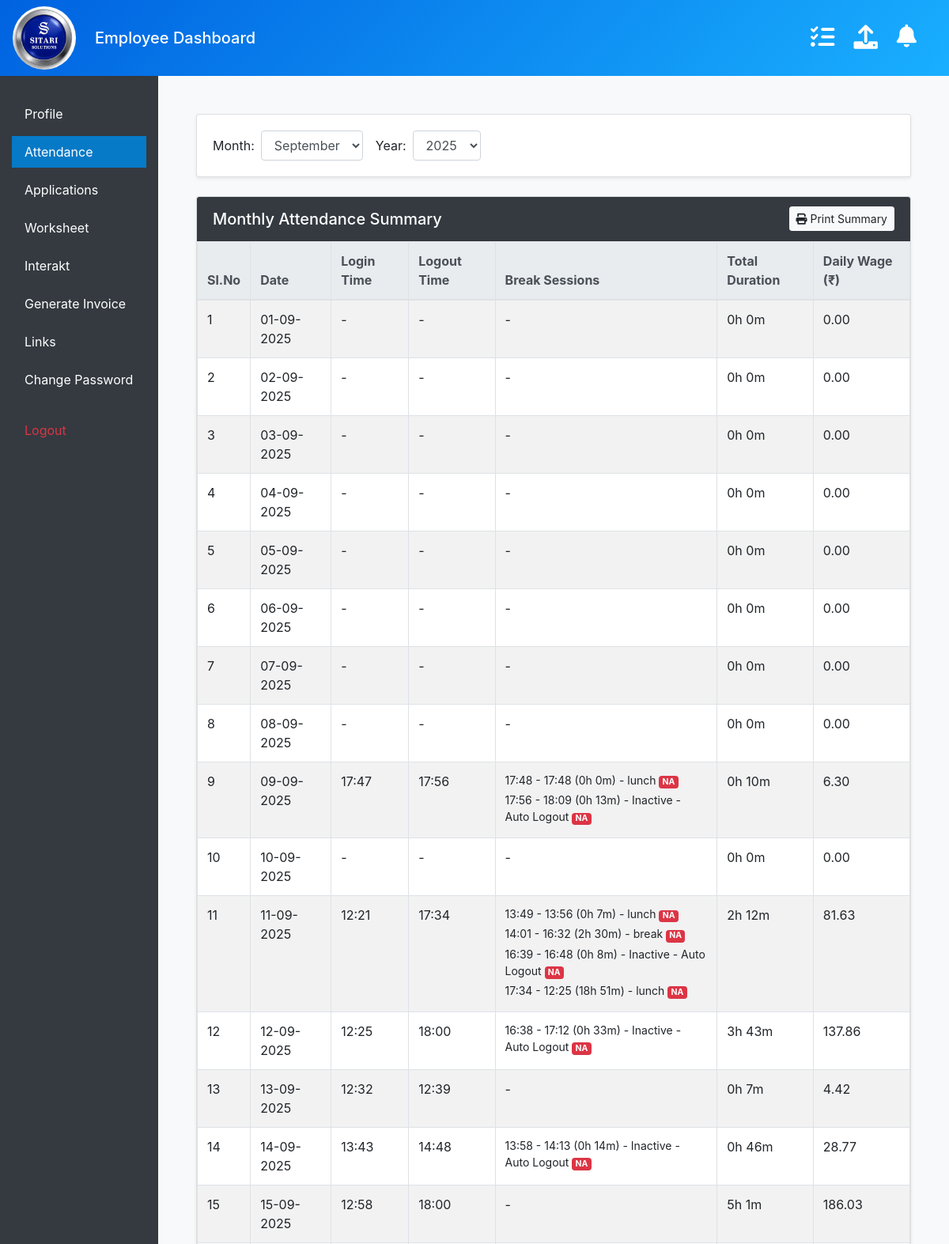
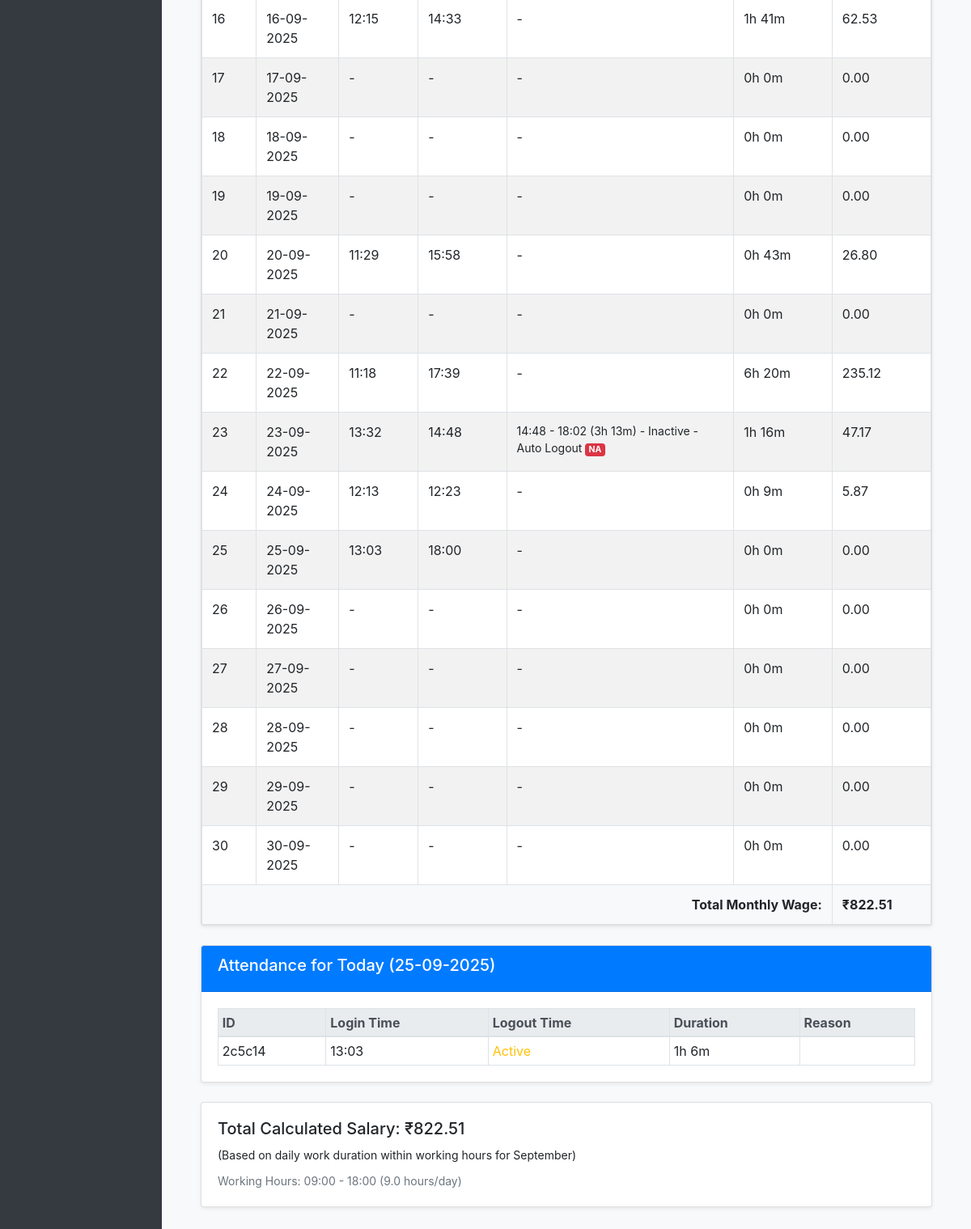
/employee/attendance/ (signed in), run on the app's committed database (2 pictures, top to bottom).
### management/models.py (models this page shows, shortened)
class BreakSession(models.Model):
    uuid = models.UUIDField(default=uuid.uuid4, editable=False, unique=True)
    employee = models.ForeignKey(Employee, on_delete=models.CASCADE, related_name='break_sessions')
    start_time = models.DateTimeField()
    end_time = models.DateTimeField(null=True, blank=True)
    logout_reason = models.CharField(max_length=250)
    approved = models.BooleanField(default=False)
    ended_by_login = models.BooleanField(default=False)

class Employee(models.Model):
    employee_id = models.AutoField(primary_key=True)
    name = models.CharField(max_length=150)
    mobile_number = models.CharField(max_length=15, unique=True)
    salary = models.DecimalField(max_digits=10, decimal_places=2)
    pf = models.DecimalField("Provident Fund (PF)", max_digits=10, decimal_places=2, null=True, blank=True)
    esi = models.DecimalField("Employee State Insurance (ESI)", max_digits=10, decimal_places=2, null=True, blank=True)
    joining_date = models.DateField()
    department = models.ForeignKey('Department', null=True, blank=True, on_delete=models.SET_NULL, related_name='employees')
    working_start_time = models.TimeField(null=True, blank=True)
    working_end_time = models.TimeField(null=True, blank=True)
    password = models.CharField(max_length=128, default="123")
    assigned_links = models.ManyToManyField(
        ManagedLink,
        blank=True,
        related_name="assigned_employees"
    )
    advances = models.DecimalField(
        "Current Advance",
        max_digits=10,
        decimal_places=2,
        default=0,
        help_text="Total outstanding advance amount taken by the employee."
    )
    def get_daily_attendance_summary(self, year, month):
        from .models import AttendanceSession, BreakSession
        from django.utils import timezone
        from calendar import monthrange
        from datetime import datetime, time, timedelta
        from decimal import Decimal
        days_in_month = monthrange(year, month)[1]
        daily_records = []
        total_monthly_wage = Decimal('0.00')
        start_work_time = self.working_start_time or time(9, 0)
        end_work_time = self.working_end_time or time(17, 0)
        start_dt_base = datetime.combine(datetime.today(), start_work_time)
        end_dt_base = datetime.combine(datetime.today(), end_work_time)
        if end_dt_base < start_dt_base:
            end_dt_base += timedelta(days=1)
        expected_daily_work_seconds = (end_dt_base - start_dt_base).total_seconds()
        base_daily_wage = self.salary / Decimal(days_in_month) if days_in_month > 0 else Decimal('0.00')
        all_attendance_sessions = list(AttendanceSession.objects.filter(
            employee=self, login_time__year=year, login_time__month=month
        ).order_by('login_time'))
        all_break_sessions = list(BreakSession.objects.filter(
            employee=self, start_time__year=year, start_time__month=month
        ).order_by('start_time'))
        for day in range(1, days_in_month + 1):
            current_date = datetime(year, month, day).date()
            work_start_datetime = timezone.make_aware(datetime.combine(current_date, start_work_time))
            work_end_datetime = timezone.make_aware(datetime.combine(current_date, end_work_time))
            day_attendance = [
                s for s in all_attendance_sessions
                if timezone.localtime(s.login_time).date() == current_date and s.login_time < work_end_datetime
            ]
            day_breaks = []
            for b in all_break_sessions:
                if timezone.localtime(b.start_time).date() == current_date:
                    break_end = b.end_time or work_end_datetime # Assume ongoing breaks end with the day
                    if b.start_time < work_end_datetime and break_end > work_start_datetime:
                        day_breaks.append(b)
            login_time = None
            logout_time = None
            total_active_seconds = 0
            if day_attendance:
                earliest_actual_login = min([s.login_time for s in day_attendance])
                login_time = max(earliest_actual_login, work_start_datetime)
                logouts = [s.logout_time for s in day_attendance if s.logout_time]
                if logouts:
                    latest_actual_logout = max(logouts)
                    logout_time = min(latest_actual_logout, work_end_datetime)
                else:
                    logout_time = work_end_datetime
                if login_time >= logout_time:
                    total_active_seconds = 0
                else:
                    work_seconds = 0
                    for s in day_attendance:
                        if s.logout_time:
                            overlap_start = max(s.login_time, login_time)
                            overlap_end = min(s.logout_time, logout_time)
                            if overlap_end > overlap_start:
                                work_seconds += (overlap_end - overlap_start).total_seconds()
                    approved_break_seconds = 0
                    for b in day_breaks:
                        if b.approved and b.end_time:
                            overlap_start = max(b.start_time, login_time)
                            overlap_end = min(b.end_time, logout_time)
                            if overlap_end > overlap_start:
                                approved_break_seconds += (overlap_end - overlap_start).total_seconds()
                    total_active_seconds = work_seconds + approved_break_seconds
            daily_wage = Decimal('0.00')
            if expected_daily_work_seconds > 0:
                work_ratio = Decimal(total_active_seconds) / Decimal(expected_daily_work_seconds)
                daily_wage = base_daily_wage * work_ratio
                daily_wage = max(Decimal('0.00'), daily_wage)
            total_monthly_wage += daily_wage
            break_details = []
            for b in day_breaks:
                duration_str = "Ongoing"
                if b.end_time:
                    td = b.end_time - b.start_time
                    h, rem = divmod(td.total_seconds(), 3600)
                    m, _ = divmod(rem, 60)
                    duration_str = f"{int(h)}h {int(m)}m"
                break_details.append({
                    'timings': f"{timezone.localtime(b.start_time).strftime('%H:%M')} - {timezone.localtime(b.end_time).strftime('%H:%M') if b.end_time else 'Active'}",
                    'reason': b.logout_reason,
                    'duration': duration_str,
                    'approved': b.approved
                })
            h, rem = divmod(total_active_seconds, 3600)
            m, _ = divmod(rem, 60)
            total_duration_str = f"{int(h)}h {int(m)}m"
            daily_records.append({
                'sl_no': day,
                'date': current_date,
                'login_time': timezone.localtime(login_time) if login_time else None,
                'logout_time': timezone.localtime(logout_time) if logout_time else None,
                'break_sessions': break_details,
                'total_duration': total_duration_str,
                'daily_wage': round(daily_wage, 2),
            })
        return daily_records, round(total_monthly_wage, 2)

### management/views.py (the view)
# urls.py: path('employee/attendance/', views.attendance_view, name='attendance'),
def attendance_view(request):
    employee_id = request.session.get('employee_id')
    if not employee_id:
        return redirect('login')
    try:
        employee = Employee.objects.get(employee_id=employee_id)
    except Employee.DoesNotExist:
        request.session.flush()
        return redirect('login')
    today = timezone.localtime(timezone.now())
    month = int(request.GET.get('month', today.month))
    year = int(request.GET.get('year', today.year))
    daily_summary, total_wage = employee.get_daily_attendance_summary(year, month)
    if employee.working_start_time and employee.working_end_time:
        start_dt = datetime.combine(datetime.today().date(), employee.working_start_time)
        end_dt = datetime.combine(datetime.today().date(), employee.working_end_time)
        if end_dt < start_dt:
            end_dt += timedelta(days=1)
        daily_working_hours = (end_dt - start_dt).total_seconds() / 3600
    else:
        daily_working_hours = 8.0
    todays_sessions_qs = AttendanceSession.objects.filter(
        employee=employee,
        login_time__date=today.date()
    ).order_by('login_time')
    todays_sessions = []
    for session in todays_sessions_qs:
        duration = session.duration()
        total_seconds = duration.total_seconds() if duration else 0
        hours = int(total_seconds // 3600)
        minutes = int((total_seconds % 3600) // 60)
        todays_sessions.append({
            'id': session.uuid.hex[:6],
            'login_time': timezone.localtime(session.login_time),
            'logout_time': timezone.localtime(session.logout_time) if session.logout_time else None,
            'duration_str': f"{hours}h {minutes}m",
            'logout_reason': session.logout_reason,
        })
    months = [{'value': i, 'display': month_name[i]} for i in range(1, 13)]
    current_year = today.year
    years = [current_year - i for i in range(5)][::-1]
    context = {
        'employee': employee,
        'months': months,
        'years': years,
        'selected_month': month,
        'selected_year': year,
        'selected_month_name': month_name[month],
        'today': today,
        'todays_sessions': todays_sessions,
        'daily_summary_records': daily_summary,
        'total_monthly_wage': total_wage,
        'calculated_salary': total_wage,
        'days_in_month': monthrange(year, month)[1],
        'daily_working_hours': daily_working_hours,
        'expected_hours': monthrange(year, month)[1] * daily_working_hours,
    }
    return render(request, 'attendance.html', context)

### management/templates/attendance.html (shortened to what this page needs)
{% extends "masteremployee.html" %}
{% load static %}
{% block content %}
<main class="container ml-sm-auto col-lg-12 px-4 py-4">
    <div class="card mb-4 shadow-sm">
      <div class="card-body">
        <form method="get" class="form-inline">
          <label class="mr-2" for="month">Month:</label>
          <select class="form-control mr-3" id="month" name="month" onchange="this.form.submit()">
            {% for m in months %}
              <option value="{{ m.value }}" {% if m.value == selected_month %}selected{% endif %}>{{ m.display }}</option>
            {% endfor %}
          </select>
          <label class="mr-2" for="year">Year:</label>
          <select class="form-control" id="year" name="year" onchange="this.form.submit()">
            {% for y in years %}
              <option value="{{ y }}" {% if y == selected_year %}selected{% endif %}>{{ y }}</option>
            {% endfor %}
          </select>
        </form>
      </div>
    </div>
    <div class="card mb-4 shadow-sm" id="monthly-summary-section">
        <div class="card-header d-flex justify-content-between align-items-center bg-dark text-white">
            <h5 class="mb-0">Monthly Attendance Summary</h5>
            <button class="btn btn-light btn-sm" onclick="printSummary()">
                <i class="fas fa-print"></i> Print Summary
            </button>
        </div>
        <div class="card-body p-0">
            <div class="table-responsive">
                <table class="table table-bordered table-striped mb-0">
                    <thead class="thead-light">
                        <tr>
                            <th>Sl.No</th>
                            <th>Date</th>
                            <th>Login Time</th>
                            <th>Logout Time</th>
                            <th>Break Sessions</th>
                            <th>Total Duration</th>
                            <th>Daily Wage (₹)</th>
                        </tr>
                    </thead>
                    <tbody>
                        {% for record in daily_summary_records %}
                        <tr>
                            <td>{{ record.sl_no }}</td>
                            <td>{{ record.date|date:"d-m-Y" }}</td>
                            <td>{{ record.login_time|time:"H:i"|default:"-" }}</td>
                            <td>{{ record.logout_time|time:"H:i"|default:"-" }}</td>
                            <td>
                                {% if record.break_sessions %}
                                <ul class="list-unstyled mb-0 small">
                                    {% for break in record.break_sessions %}
                                    <li class="mb-1">
                                        {{ break.timings }} ({{ break.duration }}) - {{ break.reason }}
                                        {% if break.approved %}
                                            <span class="badge badge-success">A</span>
                                        {% else %}
                                            <span class="badge badge-danger">NA</span>
                                        {% endif %}
                                    </li>
                                    {% endfor %}
                                </ul>
                                {% else %}
                                -
                                {% endif %}
                            </td>
                            <td>{{ record.total_duration }}</td>
                            <td>{{ record.daily_wage|floatformat:2 }}</td>
                        </tr>
                        {% endfor %}
                    </tbody>
                    <tfoot class="bg-light font-weight-bold">
                        <tr>
                            <td colspan="6" class="text-right">Total Monthly Wage:</td>
                            <td>₹{{ total_monthly_wage|floatformat:2 }}</td>
                        </tr>
                    </tfoot>
                </table>
            </div>
        </div>
    </div>
    <div class="card mb-4 shadow-sm" id="attendance-section">
      <div class="card-header bg-primary text-white">
          <h5>Attendance for Today ({{ today|date:"d-m-Y" }})</h5>
      </div>
      <div class="card-body">
          {% if todays_sessions %}
          <table class="table table-sm table-bordered mb-0">
              <thead class="thead-light">
                  <tr>
                      <th>ID</th>
                      <th>Login Time</th>
                      <th>Logout Time</th>
                      <th>Duration</th>
                      <th>Reason</th>
                  </tr>
              </thead>
              <tbody>
                  {% for session in todays_sessions %}
                  <tr>
                      <td>{{ session.id }}</td>
                      <td>{{ session.login_time|time:"H:i" }}</td>
                      <td>
                          {% if session.logout_time %}
                              {{ session.logout_time|time:"H:i" }}
                          {% else %}
                              <span class="text-warning">Active</span>
                          {% endif %}
                      </td>
                      <td>{{ session.duration_str }}</td>
                      <td>{{ session.logout_reason }}</td>
                  </tr>
                  {% endfor %}
              </tbody>
          </table>
          {% else %}
          <p class="mb-0">No login sessions found for today.</p>
          {% endif %}
      </div>
    </div>
    <div class="card shadow-sm mb-4">
        <div class="card-body">
            <h5>Total Calculated Salary: ₹{{ total_monthly_wage|floatformat:2 }}</h5>
            <small>(Based on daily work duration within working hours for {{ selected_month_name }})</small>
            <div class="mt-2">
                <small class="text-muted">
                    Working Hours: {{ employee.working_start_time|time:"H:i" }} - {{ employee.working_end_time|time:"H:i" }}
                    ({{ daily_working_hours|floatformat:1 }} hours/day)
                </small>
            </div>
        </div>
    </div>
</main>
{% endblock %}

### data on the page
BreakSession: reason "lunch"
BreakSession: reason "Inactive - Auto Logout"
BreakSession: reason "lunch"
BreakSession: reason "break"
BreakSession: reason "Inactive - Auto Logout"
BreakSession: reason "lunch"
BreakSession: reason "Inactive - Auto Logout"
BreakSession: reason "Inactive - Auto Logout"
BreakSession: reason "Inactive - Auto Logout"
Employee: working_start_time "09:00", working_end_time "18:00"

### other printed values
{{ record.sl_no }} "1" "2" "3" "4" "5" "6" "7" "8" "9" "10" "11" "12" "13" "14" "15" "16" "17" "18" "19" "20" "21" "22" "23" "24" "25" "26" "27" "28" "29" "30"
{{ record.date|date:"d-m-Y" }} "01-09-2025" "02-09-2025" "03-09-2025" "04-09-2025" "05-09-2025" "06-09-2025" "07-09-2025" "08-09-2025" "09-09-2025" "10-09-2025" "11-09-2025" "12-09-2025" "13-09-2025" "14-09-2025" "15-09-2025" "16-09-2025" "17-09-2025" "18-09-2025" "19-09-2025" "20-09-2025" "21-09-2025" "22-09-2025" "23-09-2025" "24-09-2025" "25-09-2025" "26-09-2025" "27-09-2025" "28-09-2025" "29-09-2025" "30-09-2025"
{{ record.login_time|time:"H:i"|default:"-" }} "-" "-" "-" "-" "-" "-" "-" "-" "17:47" "-" "12:21" "12:25" "12:32" "13:43" "12:58" "12:15" "-" "-" "-" "11:29" "-" "11:18" "13:32" "12:13" "13:03" "-" "-" "-" "-" "-"
{{ record.logout_time|time:"H:i"|default:"-" }} "-" "-" "-" "-" "-" "-" "-" "-" "17:56" "-" "17:34" "18:00" "12:39" "14:48" "18:00" "14:33" "-" "-" "-" "15:58" "-" "17:39" "14:48" "12:23" "18:00" "-" "-" "-" "-" "-"
{{ record.total_duration }} "0h 0m" "0h 0m" "0h 0m" "0h 0m" "0h 0m" "0h 0m" "0h 0m" "0h 0m" "0h 10m" "0h 0m" "2h 12m" "3h 43m" "0h 7m" "0h 46m" "5h 1m" "1h 41m" "0h 0m" "0h 0m" "0h 0m" "0h 43m" "0h 0m" "6h 20m" "1h 16m" "0h 9m" "0h 0m" "0h 0m" "0h 0m" "0h 0m" "0h 0m" "0h 0m"
{{ record.daily_wage|floatformat:2 }} "0.00" "0.00" "0.00" "0.00" "0.00" "0.00" "0.00" "0.00" "6.30" "0.00" "81.63" "137.86" "4.42" "28.77" "186.03" "62.53" "0.00" "0.00" "0.00" "26.80" "0.00" "235.12" "47.17" "5.87" "0.00" "0.00" "0.00" "0.00" "0.00" "0.00"
{{ break.timings }} "17:48 - 17:48" "17:56 - 18:09" "13:49 - 13:56" "14:01 - 16:32" "16:39 - 16:48" "17:34 - 12:25" "16:38 - 17:12" "13:58 - 14:13" "14:48 - 18:02"
{{ break.duration }} "0h 0m" "0h 13m" "0h 7m" "2h 30m" "0h 8m" "18h 51m" "0h 33m" "0h 14m" "3h 13m"
{{ total_monthly_wage|floatformat:2 }} "822.51"
{{ today|date:"d-m-Y" }} "25-09-2025"
{{ session.id }} "2c5c14"
{{ session.login_time|time:"H:i" }} "13:03"
{{ session.duration_str }} "1h 6m"
{{ selected_month_name }} "September"
{{ daily_working_hours|floatformat:1 }} "9.0"
